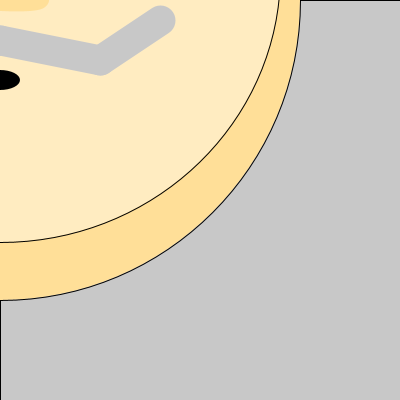
Frame 1 (no input)
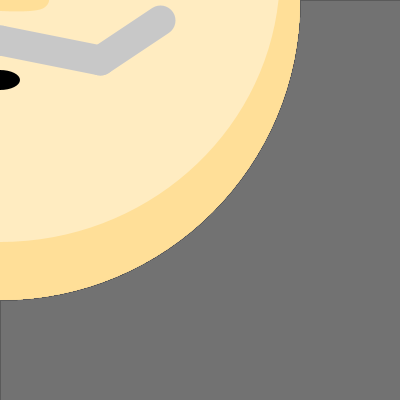
Frame 60 (the mouse pressed at the canvas centre just before this capture)
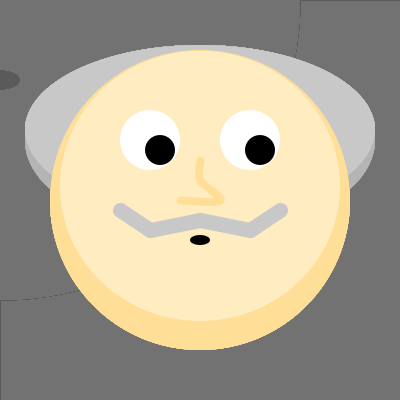
Frame 120 (the mouse held since frame 60 and released just before this capture)

The Processing sketch that drew these frames (run headless with seeded random() and noise(); from frame 60 on, the mouse is pressed at the canvas centre):

// Processing sketch: processing_129337
// ── processing_129337.pde

//copyright J William Gott 2014


float x, y;
float wd, ht;

void setup ( ) 

{
  size (400,400);

}

void draw ( )
{
  
  fill(100, 10);
  rectMode(CORNER);
  rect( 0,0, width, height);
  x= mouseX;
  y= mouseY;
  wd= width - mouseX;
  ht= height - mouseY;
  
  //hair + shadow
  fill (180);
  ellipse(x, y-0.3*ht, 1.75*wd, 0.95*ht);
  fill (200);
  ellipse(x, y-0.35*ht, 1.75*wd, 0.85*ht);
   
//face + shadow
  fill(255,223,152);
  ellipse(x,y, 1.5*wd, 1.5*ht);
  fill(255,236,193);
  ellipse(x,y-.07*ht, 1.4*wd, 1.35*ht);
 
//eyes
  //sclera
    fill(255);
    ellipse(x-0.25*wd, y-0.3*ht, 0.3*wd, 0.3*ht);
    ellipse(x+0.25*wd, y-0.3*ht, 0.3*wd, 0.3*ht);
  //iris
    fill(0);
    ellipse(x-0.20*wd, y-.25*ht, 0.15*wd, 0.15*ht);
    ellipse(x+0.3*wd, y-.25*ht, 0.15*wd, 0.15*ht);
   
//nose (initial J)
  stroke(255,223,152);
  noFill();
  strokeWeight(0.02*wd+0.02*ht);
  beginShape();
  curveVertex(x, y - 0.25*ht);
  curveVertex(x, y - 0.2*ht);
  curveVertex(x, y - 0.1*ht);
  curveVertex(x + 0.1*wd, y);
  curveVertex(x - 0.1*wd, y);
  curveVertex(x,y);
  endShape();
   
//dat stache (initial W)
  stroke(200);
  noFill();
  strokeWeight(0.0375*wd+0.0375*ht);
  line(x - 0.4*wd, y + 0.05*ht, x - 0.25*wd, y + 0.15*ht);
  line(x - 0.25*wd, y + 0.15*ht, x, y + 0.1*ht);
  line(x + 0.4*wd, y + 0.05*ht, x + 0.25*wd, y + 0.15*ht);
  line(x + 0.25*wd, y + 0.15*ht, x, y + 0.1*ht);
   
//mouth
  noStroke();
  fill(0);
  ellipse(x, y+ .2*ht, 0.1*wd, 0.05*ht);
  
}
